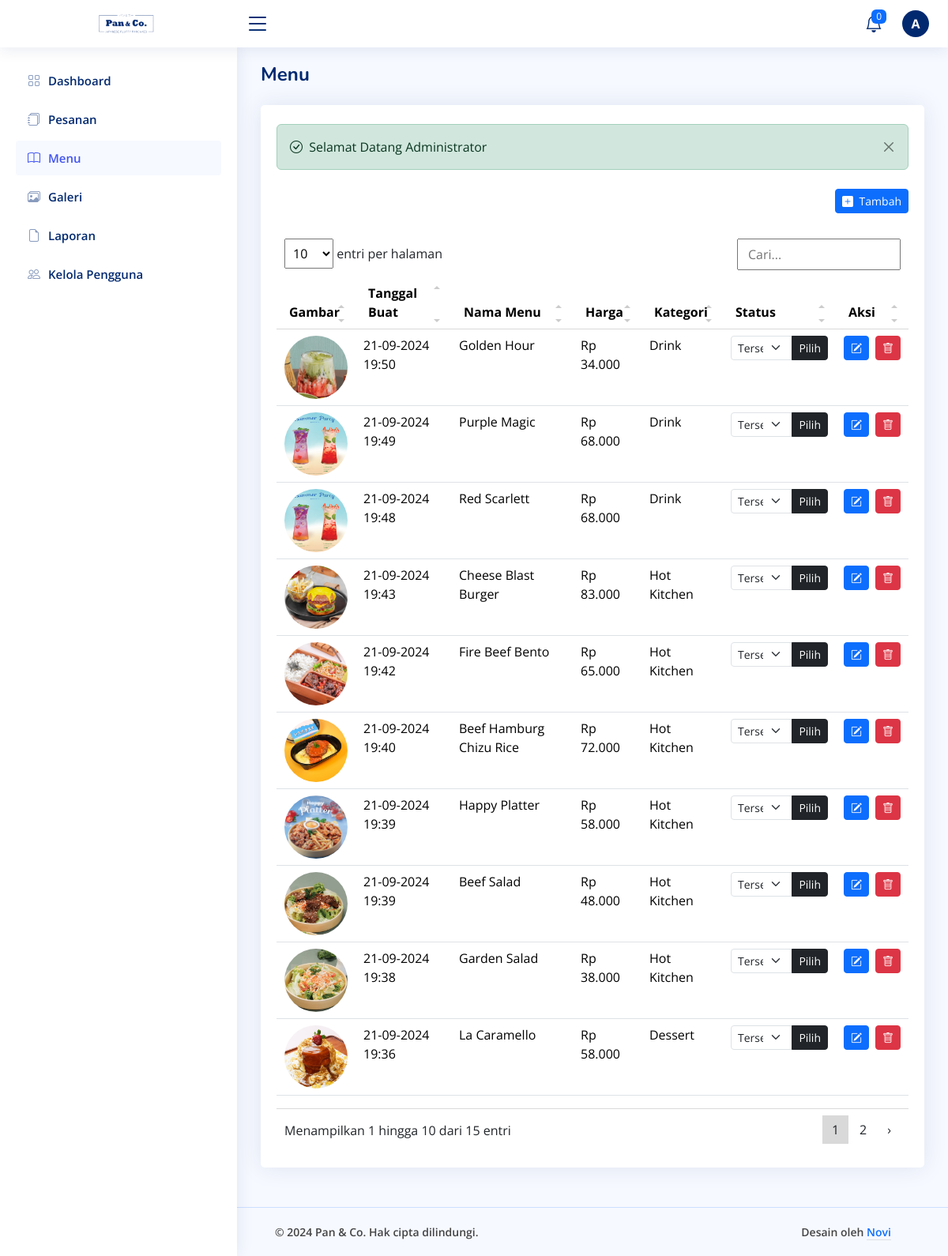
The app's page /admin/menu/show.php (signed in) with its own data.
### tables this page shows
CREATE TABLE `menu` (
  `id_menu` int NOT NULL,
  `tanggal_buat` datetime DEFAULT NULL,
  `nama_menu` varchar(255) DEFAULT NULL,
  `kategori` enum('Dessert','Hot Kitchen','Drink') NOT NULL,
  `harga` bigint DEFAULT NULL,
  `deskripsi` text,
  `status` enum('Tersedia','Tidak Tersedia') NOT NULL,
  `gambar` varchar(255) DEFAULT NULL
);

### config/config.php (called while the page is built, shortened)
<?php
$base_url = 'http://localhost/restaurant';
function base_url($path = '')
{
    global $base_url;
    return rtrim($base_url, '/') . '/' . ltrim($path, '/');
}
function get_image_url($url_gambar)
{
    $path_gambar = $_SERVER['DOCUMENT_ROOT'] . parse_url($url_gambar, PHP_URL_PATH);
    return $url_gambar;
}

### admin/menu/show.php (the view, shortened to what this page needs)
<?php
include('../../config/config.php');
$title = 'Menu';
?>
<div class="pagetitle">
    <div class="d-flex justify-content-between align-items-center gap-2 mb-4">
        <h1 class="mb-0 fw-bold"><?= $title ?></h1>
    </div>
</div>
<section class="section">
    <div class="row">
        <div class="col-lg-12">
            <div class="card">
                <div class="card-body pt-4">
                    <?php include('../components/alerts.php') ?>
                    <div class="d-flex justify-content-end mb-4">
                        <a href="<?= base_url('admin/menu/create.php'); ?>" class="btn btn-sm btn-primary">
                            <i class="bi bi-plus-square-fill me-1"></i> Tambah
                        </a>
                    </div>
                    <table class="table table-hover datatable">
                        <thead class="table-light">
                            <tr>
                                <th>Gambar</th>
                                <th>Tanggal Buat</th>
                                <th>Nama Menu</th>
                                <th>Harga</th>
                                <th>Kategori</th>
                                <th>Status</th>
                                <th>Aksi</th>
                            </tr>
                        </thead>
                        <tbody>
                            <?php
                            $sql = "SELECT * FROM menu ORDER BY tanggal_buat DESC";
                            $query = mysqli_query($koneksi, $sql);
                            while ($data = mysqli_fetch_array($query)) :
                            ?>
                                <tr>
                                    <td><img src="<?= get_image_url(base_url('assets/uploads/menu/' . $data['gambar'])); ?>" class="rounded-circle" style="width: 80px; height: 80px;" alt="<?= $data['nama_menu']; ?>"></td>
                                    <td><?= date('d-m-Y H:i', strtotime($data['tanggal_buat'])); ?></td>
                                    <td><?= $data['nama_menu'] ?></td>
                                    <td><?= 'Rp ' . number_format($data['harga'], 0, ',', '.') ?></td>
                                    <td><?= $data['kategori'] ?></td>
                                    <td>
                                        <form method="post" action="<?= base_url('admin/menu/action.php?update-menu-status=' . $data['id_menu'] . '&current-category=All'); ?>">
                                            <div class="input-group">
                                                <select class="form-select form-select-sm" id="status" name="status" required>
                                                    <option value="Tersedia" <?= ($data['status'] === 'Tersedia') ? 'selected' : ''; ?> class="text-success">Tersedia</option>
                                                </select>
                                                <button class="btn btn-sm btn-dark" type="submit">Pilih</button>
                                            </div>
                                        </form>
                                    </td>
                                    <td>
                                        <div class="d-flex gap-2">
                                            <a href="<?= base_url('admin/menu/edit.php?menu-id=' . $data['id_menu']); ?>" class="btn btn-sm btn-primary">
                                                <i class="bi bi-pencil-square"></i>
                                            </a>
                                            <button type="button" class="btn btn-sm btn-danger" data-bs-toggle="modal" data-bs-target="#deleteModal<?= $data['id_menu']; ?>">
                                                <i class="bi bi-trash"></i>
                                            </button>
                                        </div>
                                    </td>
                                </tr>
                            <?php endwhile ?>
                        </tbody>
                    </table>
                </div>
            </div>
        </div>
    </div>
</section>
<?php
include('../layout.php');
?>

### assets/admin/css/style.css (style rules this page uses)
:root { scroll-behavior: smooth; }
body { font-family: "Open Sans", sans-serif; background: #f6f9ff; color: #444444; }
a { color: #4154f1; text-decoration: none; }
h1, h2, h3, h4, h5, h6 { font-family: "Nunito", sans-serif; }
.pagetitle { margin-bottom: 10px; }
.pagetitle h1 { font-size: 24px; margin-bottom: 0; font-weight: 600; color: #012970; }
.card { margin-bottom: 30px; border: none; border-radius: 5px; box-shadow: 0px 0 30px rgba(1, 41, 112, 0.1); }
.card-body { padding: 0 20px 20px 20px; }
html, body { height: 100%; margin: 0; display: flex; flex-direction: column; }

### records on screen
menu: gambar (picture), tanggal_buat "21-09-2024 19:50", nama_menu "Golden Hour", harga "34.000", kategori "Drink", status "Tersedia"
menu: gambar (picture), tanggal_buat "21-09-2024 19:49", nama_menu "Purple Magic", harga "68.000", kategori "Drink", status "Tersedia"
menu: gambar (picture), tanggal_buat "21-09-2024 19:48", nama_menu "Red Scarlett", harga "68.000", kategori "Drink", status "Tersedia"
menu: gambar (picture), tanggal_buat "21-09-2024 19:43", nama_menu "Cheese Blast Burger", harga "83.000", kategori "Hot Kitchen", status "Tersedia"
menu: gambar (picture), tanggal_buat "21-09-2024 19:42", nama_menu "Fire Beef Bento", harga "65.000", kategori "Hot Kitchen", status "Tersedia"
menu: gambar (picture), tanggal_buat "21-09-2024 19:40", nama_menu "Beef Hamburg Chizu Rice", harga "72.000", kategori "Hot Kitchen", status "Tersedia"
menu: gambar (picture), tanggal_buat "21-09-2024 19:39", nama_menu "Happy Platter", harga "58.000", kategori "Hot Kitchen", status "Tersedia"
menu: gambar (picture), tanggal_buat "21-09-2024 19:39", nama_menu "Beef Salad", harga "48.000", kategori "Hot Kitchen", status "Tersedia"
menu: gambar (picture), tanggal_buat "21-09-2024 19:38", nama_menu "Garden Salad", harga "38.000", kategori "Hot Kitchen", status "Tersedia"
menu: gambar (picture), tanggal_buat "21-09-2024 19:36", nama_menu "La Caramello", harga "58.000", kategori "Dessert", status "Tersedia"

### other values on screen
$jumlah_item "0"
substr($_SESSION['nama_lengkap'], 0, 1) "A"
$title "Menu"
$_SESSION['success'] "Selamat Datang Administrator"
